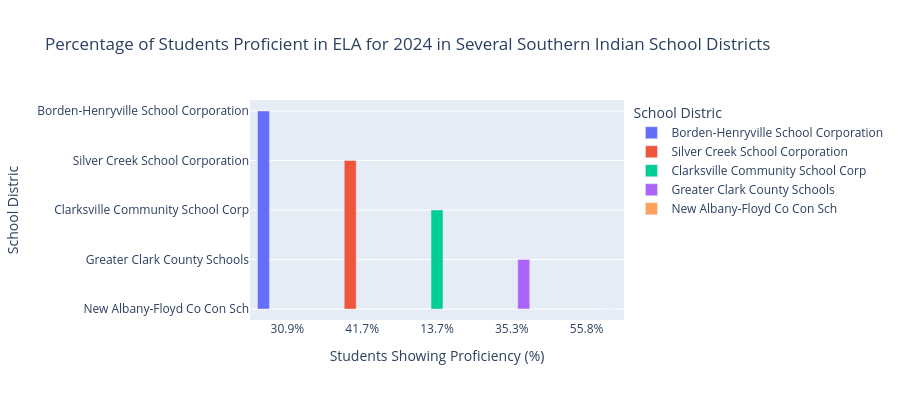

Notebook source saved alongside this figure:
### Code cell
# Create a bar graph to display average ppsf
emsci_fig = px.bar(merged_ilearnG3df, x='ELA Proficient %', y='Corp Name', color='Corp Name', barmode='group',
             title='Percentage of Students Proficient in ELA for 2024 in Several Southern Indian School Districts',
             labels={'Corp Name': 'School Distric', 'ELA Proficient %': 'Students Showing Proficiency (%)'},
             height=400)

emsci_fig.show()

### Figure 1 — Plotly figure (JSON) as saved in the notebook; plotly's stock layout.template omitted (floating-point values rounded to 4 significant figures)
{"data": [{"alignmentgroup": "True", "hovertemplate": "School Distric=%{y}<br>Students Showing Proficiency (%)=%{x}<extra></extra>", "legendgroup": "Borden-Henryville School Corporation", "marker": {"color": "#636efa", "pattern": {"shape": ""}}, "name": "Borden-Henryville School Corporation", "offsetgroup": "Borden-Henryville School Corporation", "orientation": "v", "showlegend": true, "textposition": "auto", "type": "bar", "x": ["30.9%"], "xaxis": "x", "y": ["Borden-Henryville School Corporation"], "yaxis": "y"}, {"alignmentgroup": "True", "hovertemplate": "School Distric=%{y}<br>Students Showing Proficiency (%)=%{x}<extra></extra>", "legendgroup": "Silver Creek School Corporation", "marker": {"color": "#EF553B", "pattern": {"shape": ""}}, "name": "Silver Creek School Corporation", "offsetgroup": "Silver Creek School Corporation", "orientation": "v", "showlegend": true, "textposition": "auto", "type": "bar", "x": ["41.7%"], "xaxis": "x", "y": ["Silver Creek School Corporation"], "yaxis": "y"}, {"alignmentgroup": "True", "hovertemplate": "School Distric=%{y}<br>Students Showing Proficiency (%)=%{x}<extra></extra>", "legendgroup": "Clarksville Community School Corp", "marker": {"color": "#00cc96", "pattern": {"shape": ""}}, "name": "Clarksville Community School Corp", "offsetgroup": "Clarksville Community School Corp", "orientation": "v", "showlegend": true, "textposition": "auto", "type": "bar", "x": ["13.7%"], "xaxis": "x", "y": ["Clarksville Community School Corp"], "yaxis": "y"}, {"alignmentgroup": "True", "hovertemplate": "School Distric=%{y}<br>Students Showing Proficiency (%)=%{x}<extra></extra>", "legendgroup": "Greater Clark County Schools", "marker": {"color": "#ab63fa", "pattern": {"shape": ""}}, "name": "Greater Clark County Schools", "offsetgroup": "Greater Clark County Schools", "orientation": "v", "showlegend": true, "textposition": "auto", "type": "bar", "x": ["35.3%"], "xaxis": "x", "y": ["Greater Clark County Schools"], "yaxis": "y"}, {"alignmentgroup": "True", "hovertemplate": "School Distric=%{y}<br>Students Showing Proficiency (%)=%{x}<extra></extra>", "legendgroup": "New Albany-Floyd Co Con Sch", "marker": {"color": "#FFA15A", "pattern": {"shape": ""}}, "name": "New Albany-Floyd Co Con Sch", "offsetgroup": "New Albany-Floyd Co Con Sch", "orientation": "v", "showlegend": true, "textposition": "auto", "type": "bar", "x": ["55.8%"], "xaxis": "x", "y": ["New Albany-Floyd Co Con Sch"], "yaxis": "y"}], "layout": {"barmode": "group", "height": 400, "legend": {"title": {"text": "School Distric"}, "tracegroupgap": 0}, "title": {"text": "Percentage of Students Proficient in ELA for 2024 in Several Southern Indian School Districts"}, "xaxis": {"anchor": "y", "domain": [0, 1], "title": {"text": "Students Showing Proficiency (%)"}}, "yaxis": {"anchor": "x", "categoryarray": ["New Albany-Floyd Co Con Sch", "Greater Clark County Schools", "Clarksville Community School Corp", "Silver Creek School Corporation", "Borden-Henryville School Corporation"], "categoryorder": "array", "domain": [0, 1], "title": {"text": "School Distric"}}}}
